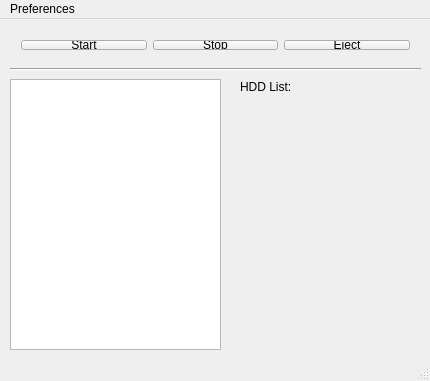
<?xml version="1.0" encoding="UTF-8"?>
<ui version="4.0">
 <class>MainWindow</class>
 <widget class="QMainWindow" name="MainWindow">
  <property name="geometry">
   <rect>
    <x>0</x>
    <y>0</y>
    <width>430</width>
    <height>381</height>
   </rect>
  </property>
  <property name="sizePolicy">
   <sizepolicy hsizetype="Preferred" vsizetype="Preferred">
    <horstretch>0</horstretch>
    <verstretch>0</verstretch>
   </sizepolicy>
  </property>
  <property name="windowTitle">
   <string>MainWindow</string>
  </property>
  <widget class="QWidget" name="centralWidget">
   <property name="sizePolicy">
    <sizepolicy hsizetype="Preferred" vsizetype="Preferred">
     <horstretch>0</horstretch>
     <verstretch>0</verstretch>
    </sizepolicy>
   </property>
   <widget class="Line" name="line">
    <property name="geometry">
     <rect>
      <x>10</x>
      <y>40</y>
      <width>411</width>
      <height>20</height>
     </rect>
    </property>
    <property name="orientation">
     <enum>Qt::Horizontal</enum>
    </property>
   </widget>
   <widget class="QListView" name="listView_Status">
    <property name="geometry">
     <rect>
      <x>10</x>
      <y>60</y>
      <width>211</width>
      <height>271</height>
     </rect>
    </property>
    <property name="sizePolicy">
     <sizepolicy hsizetype="Expanding" vsizetype="Expanding">
      <horstretch>0</horstretch>
      <verstretch>0</verstretch>
     </sizepolicy>
    </property>
   </widget>
   <widget class="QWidget" name="layoutWidget">
    <property name="geometry">
     <rect>
      <x>10</x>
      <y>10</y>
      <width>411</width>
      <height>32</height>
     </rect>
    </property>
    <layout class="QHBoxLayout" name="horizontalLayout">
     <item>
      <widget class="QPushButton" name="pushButton_Start">
       <property name="text">
        <string>Start</string>
       </property>
      </widget>
     </item>
     <item>
      <widget class="QPushButton" name="pushButton_Stop">
       <property name="text">
        <string>Stop</string>
       </property>
      </widget>
     </item>
     <item>
      <widget class="QPushButton" name="pushButtonEject">
       <property name="text">
        <string>Eject</string>
       </property>
      </widget>
     </item>
    </layout>
   </widget>
   <widget class="QWidget" name="gridLayoutWidget">
    <property name="geometry">
     <rect>
      <x>240</x>
      <y>80</y>
      <width>181</width>
      <height>16</height>
     </rect>
    </property>
    <layout class="QGridLayout" name="hddLayout">
     <property name="sizeConstraint">
      <enum>QLayout::SetMinAndMaxSize</enum>
     </property>
    </layout>
   </widget>
   <widget class="QLabel" name="hddListLabel">
    <property name="geometry">
     <rect>
      <x>240</x>
      <y>60</y>
      <width>181</width>
      <height>16</height>
     </rect>
    </property>
    <property name="text">
     <string>HDD List:</string>
    </property>
   </widget>
  </widget>
  <widget class="QMenuBar" name="menuBar">
   <property name="geometry">
    <rect>
     <x>0</x>
     <y>0</y>
     <width>430</width>
     <height>22</height>
    </rect>
   </property>
   <widget class="QMenu" name="menuPreferences">
    <property name="title">
     <string>Preferences</string>
    </property>
    <addaction name="actionPref"/>
   </widget>
   <addaction name="menuPreferences"/>
  </widget>
  <widget class="QStatusBar" name="statusBar"/>
  <action name="actionPref">
   <property name="text">
    <string>pref</string>
   </property>
   <property name="menuRole">
    <enum>QAction::TextHeuristicRole</enum>
   </property>
  </action>
 </widget>
 <layoutdefault spacing="6" margin="11"/>
 <resources/>
 <connections/>
</ui>
